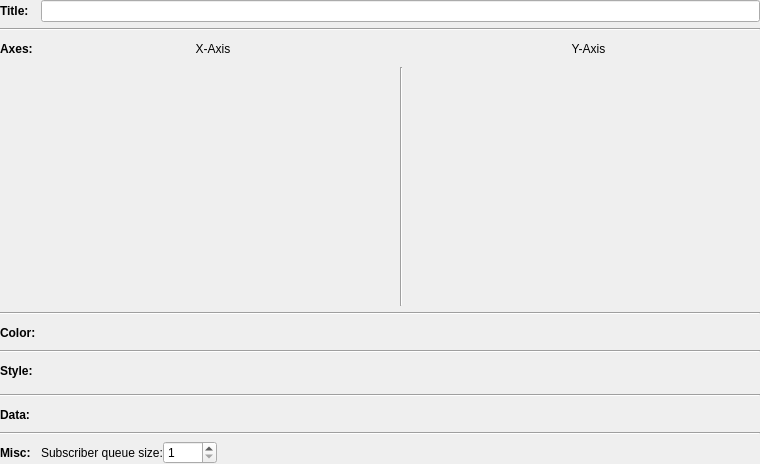
<?xml version="1.0" encoding="UTF-8"?>
<ui version="4.0">
 <class>CurveConfigWidget</class>
 <widget class="QWidget" name="CurveConfigWidget">
  <property name="geometry">
   <rect>
    <x>0</x>
    <y>0</y>
    <width>760</width>
    <height>464</height>
   </rect>
  </property>
  <property name="windowTitle">
   <string>Form</string>
  </property>
  <layout class="QGridLayout" name="gridLayout">
   <property name="horizontalSpacing">
    <number>5</number>
   </property>
   <property name="margin">
    <number>0</number>
   </property>
   <item row="10" column="0" colspan="4">
    <widget class="Line" name="line_5">
     <property name="orientation">
      <enum>Qt::Horizontal</enum>
     </property>
    </widget>
   </item>
   <item row="17" column="0">
    <widget class="QLabel" name="label_5">
     <property name="minimumSize">
      <size>
       <width>0</width>
       <height>23</height>
      </size>
     </property>
     <property name="font">
      <font>
       <weight>75</weight>
       <bold>true</bold>
      </font>
     </property>
     <property name="text">
      <string>Misc:</string>
     </property>
    </widget>
   </item>
   <item row="0" column="1" colspan="3">
    <widget class="QLineEdit" name="lineEditTitle"/>
   </item>
   <item row="14" column="1" colspan="3">
    <widget class="rqt_multiplot::CurveDataConfigWidget" name="curveDataConfigWidget" native="true">
     <property name="minimumSize">
      <size>
       <width>0</width>
       <height>0</height>
      </size>
     </property>
    </widget>
   </item>
   <item row="0" column="0">
    <widget class="QLabel" name="label">
     <property name="font">
      <font>
       <weight>75</weight>
       <bold>true</bold>
      </font>
     </property>
     <property name="text">
      <string>Title:</string>
     </property>
    </widget>
   </item>
   <item row="7" column="1" colspan="3">
    <widget class="rqt_multiplot::CurveColorConfigWidget" name="curveColorConfigWidget" native="true"/>
   </item>
   <item row="2" column="0">
    <widget class="QLabel" name="label_2">
     <property name="minimumSize">
      <size>
       <width>0</width>
       <height>24</height>
      </size>
     </property>
     <property name="font">
      <font>
       <weight>75</weight>
       <bold>true</bold>
      </font>
     </property>
     <property name="text">
      <string>Axes:</string>
     </property>
    </widget>
   </item>
   <item row="14" column="0">
    <widget class="QLabel" name="label_9">
     <property name="minimumSize">
      <size>
       <width>0</width>
       <height>23</height>
      </size>
     </property>
     <property name="font">
      <font>
       <weight>75</weight>
       <bold>true</bold>
      </font>
     </property>
     <property name="text">
      <string>Data:</string>
     </property>
    </widget>
   </item>
   <item row="1" column="0" colspan="4">
    <widget class="Line" name="line">
     <property name="orientation">
      <enum>Qt::Horizontal</enum>
     </property>
    </widget>
   </item>
   <item row="11" column="1" rowspan="2" colspan="3">
    <widget class="rqt_multiplot::CurveStyleConfigWidget" name="curveStyleConfigWidget" native="true">
     <property name="minimumSize">
      <size>
       <width>0</width>
       <height>0</height>
      </size>
     </property>
    </widget>
   </item>
   <item row="3" column="3">
    <widget class="rqt_multiplot::CurveAxisConfigWidget" name="curveAxisConfigWidgetY" native="true">
     <property name="sizePolicy">
      <sizepolicy hsizetype="MinimumExpanding" vsizetype="MinimumExpanding">
       <horstretch>0</horstretch>
       <verstretch>0</verstretch>
      </sizepolicy>
     </property>
    </widget>
   </item>
   <item row="3" column="1">
    <widget class="rqt_multiplot::CurveAxisConfigWidget" name="curveAxisConfigWidgetX" native="true">
     <property name="sizePolicy">
      <sizepolicy hsizetype="MinimumExpanding" vsizetype="MinimumExpanding">
       <horstretch>0</horstretch>
       <verstretch>0</verstretch>
      </sizepolicy>
     </property>
    </widget>
   </item>
   <item row="4" column="0" colspan="4">
    <widget class="Line" name="line_3">
     <property name="orientation">
      <enum>Qt::Horizontal</enum>
     </property>
    </widget>
   </item>
   <item row="17" column="1" colspan="3">
    <layout class="QHBoxLayout" name="horizontalLayout">
     <item>
      <widget class="QLabel" name="label_7">
       <property name="text">
        <string>Subscriber queue size:</string>
       </property>
      </widget>
     </item>
     <item>
      <widget class="QSpinBox" name="spinBoxSubscriberQueueSize">
       <property name="minimum">
        <number>1</number>
       </property>
       <property name="maximum">
        <number>9999</number>
       </property>
      </widget>
     </item>
     <item>
      <spacer name="horizontalSpacer">
       <property name="orientation">
        <enum>Qt::Horizontal</enum>
       </property>
       <property name="sizeHint" stdset="0">
        <size>
         <width>40</width>
         <height>20</height>
        </size>
       </property>
      </spacer>
     </item>
    </layout>
   </item>
   <item row="11" column="0">
    <widget class="QLabel" name="label_8">
     <property name="sizePolicy">
      <sizepolicy hsizetype="Preferred" vsizetype="Fixed">
       <horstretch>0</horstretch>
       <verstretch>0</verstretch>
      </sizepolicy>
     </property>
     <property name="minimumSize">
      <size>
       <width>0</width>
       <height>23</height>
      </size>
     </property>
     <property name="font">
      <font>
       <weight>75</weight>
       <bold>true</bold>
      </font>
     </property>
     <property name="text">
      <string>Style:</string>
     </property>
    </widget>
   </item>
   <item row="7" column="0">
    <widget class="QLabel" name="label_6">
     <property name="minimumSize">
      <size>
       <width>0</width>
       <height>23</height>
      </size>
     </property>
     <property name="font">
      <font>
       <weight>75</weight>
       <bold>true</bold>
      </font>
     </property>
     <property name="text">
      <string>Color:</string>
     </property>
    </widget>
   </item>
   <item row="13" column="0" colspan="4">
    <widget class="Line" name="line_4">
     <property name="orientation">
      <enum>Qt::Horizontal</enum>
     </property>
    </widget>
   </item>
   <item row="16" column="0" colspan="4">
    <widget class="Line" name="line_6">
     <property name="orientation">
      <enum>Qt::Horizontal</enum>
     </property>
    </widget>
   </item>
   <item row="3" column="2">
    <widget class="Line" name="line_2">
     <property name="sizePolicy">
      <sizepolicy hsizetype="Preferred" vsizetype="Minimum">
       <horstretch>0</horstretch>
       <verstretch>0</verstretch>
      </sizepolicy>
     </property>
     <property name="minimumSize">
      <size>
       <width>0</width>
       <height>0</height>
      </size>
     </property>
     <property name="orientation">
      <enum>Qt::Vertical</enum>
     </property>
    </widget>
   </item>
   <item row="2" column="2">
    <widget class="QPushButton" name="pushButtonSwap">
     <property name="minimumSize">
      <size>
       <width>22</width>
       <height>22</height>
      </size>
     </property>
     <property name="maximumSize">
      <size>
       <width>22</width>
       <height>22</height>
      </size>
     </property>
     <property name="cursor">
      <cursorShape>PointingHandCursor</cursorShape>
     </property>
     <property name="toolTip">
      <string>Swap axis configurations</string>
     </property>
     <property name="text">
      <string/>
     </property>
     <property name="icon">
      <iconset>
       <normaloff>../resource/22x22/arrows_right_left.png</normaloff>../resource/22x22/arrows_right_left.png</iconset>
     </property>
     <property name="iconSize">
      <size>
       <width>22</width>
       <height>22</height>
      </size>
     </property>
     <property name="flat">
      <bool>true</bool>
     </property>
    </widget>
   </item>
   <item row="2" column="1">
    <layout class="QHBoxLayout" name="horizontalLayout_2">
     <item>
      <spacer name="horizontalSpacer_3">
       <property name="orientation">
        <enum>Qt::Horizontal</enum>
       </property>
       <property name="sizeType">
        <enum>QSizePolicy::Fixed</enum>
       </property>
       <property name="sizeHint" stdset="0">
        <size>
         <width>22</width>
         <height>19</height>
        </size>
       </property>
      </spacer>
     </item>
     <item>
      <widget class="QLabel" name="label_3">
       <property name="sizePolicy">
        <sizepolicy hsizetype="MinimumExpanding" vsizetype="Preferred">
         <horstretch>0</horstretch>
         <verstretch>0</verstretch>
        </sizepolicy>
       </property>
       <property name="font">
        <font>
         <weight>50</weight>
         <bold>false</bold>
        </font>
       </property>
       <property name="text">
        <string>X-Axis</string>
       </property>
       <property name="alignment">
        <set>Qt::AlignCenter</set>
       </property>
      </widget>
     </item>
     <item>
      <widget class="QPushButton" name="pushButtonCopyRight">
       <property name="minimumSize">
        <size>
         <width>22</width>
         <height>22</height>
        </size>
       </property>
       <property name="maximumSize">
        <size>
         <width>22</width>
         <height>22</height>
        </size>
       </property>
       <property name="cursor">
        <cursorShape>PointingHandCursor</cursorShape>
       </property>
       <property name="toolTip">
        <string>Copy to y-axis configuration</string>
       </property>
       <property name="text">
        <string/>
       </property>
       <property name="icon">
        <iconset>
         <normaloff>../resource/22x22/arrow_right.png</normaloff>../resource/22x22/arrow_right.png</iconset>
       </property>
       <property name="iconSize">
        <size>
         <width>22</width>
         <height>22</height>
        </size>
       </property>
       <property name="flat">
        <bool>true</bool>
       </property>
      </widget>
     </item>
    </layout>
   </item>
   <item row="2" column="3">
    <layout class="QHBoxLayout" name="horizontalLayout_3">
     <item>
      <widget class="QPushButton" name="pushButtonCopyLeft">
       <property name="minimumSize">
        <size>
         <width>22</width>
         <height>22</height>
        </size>
       </property>
       <property name="maximumSize">
        <size>
         <width>22</width>
         <height>22</height>
        </size>
       </property>
       <property name="cursor">
        <cursorShape>PointingHandCursor</cursorShape>
       </property>
       <property name="toolTip">
        <string>Copy to x-axis configuration</string>
       </property>
       <property name="text">
        <string/>
       </property>
       <property name="icon">
        <iconset>
         <normaloff>../resource/22x22/arrow_left.png</normaloff>../resource/22x22/arrow_left.png</iconset>
       </property>
       <property name="iconSize">
        <size>
         <width>22</width>
         <height>22</height>
        </size>
       </property>
       <property name="flat">
        <bool>true</bool>
       </property>
      </widget>
     </item>
     <item>
      <widget class="QLabel" name="label_4">
       <property name="sizePolicy">
        <sizepolicy hsizetype="MinimumExpanding" vsizetype="Preferred">
         <horstretch>0</horstretch>
         <verstretch>0</verstretch>
        </sizepolicy>
       </property>
       <property name="font">
        <font>
         <weight>50</weight>
         <bold>false</bold>
        </font>
       </property>
       <property name="text">
        <string>Y-Axis</string>
       </property>
       <property name="alignment">
        <set>Qt::AlignCenter</set>
       </property>
      </widget>
     </item>
     <item>
      <spacer name="horizontalSpacer_2">
       <property name="orientation">
        <enum>Qt::Horizontal</enum>
       </property>
       <property name="sizeType">
        <enum>QSizePolicy::Fixed</enum>
       </property>
       <property name="sizeHint" stdset="0">
        <size>
         <width>22</width>
         <height>19</height>
        </size>
       </property>
      </spacer>
     </item>
    </layout>
   </item>
  </layout>
 </widget>
 <customwidgets>
  <customwidget>
   <class>rqt_multiplot::CurveAxisConfigWidget</class>
   <extends>QWidget</extends>
   <header location="global">rqt_multiplot/CurveAxisConfigWidget.h</header>
   <container>1</container>
  </customwidget>
  <customwidget>
   <class>rqt_multiplot::CurveColorConfigWidget</class>
   <extends>QWidget</extends>
   <header location="global">rqt_multiplot/CurveColorConfigWidget.h</header>
   <container>1</container>
  </customwidget>
  <customwidget>
   <class>rqt_multiplot::CurveStyleConfigWidget</class>
   <extends>QWidget</extends>
   <header>rqt_multiplot/CurveStyleConfigWidget.h</header>
   <container>1</container>
  </customwidget>
  <customwidget>
   <class>rqt_multiplot::CurveDataConfigWidget</class>
   <extends>QWidget</extends>
   <header location="global">rqt_multiplot/CurveDataConfigWidget.h</header>
   <container>1</container>
  </customwidget>
 </customwidgets>
 <resources/>
 <connections/>
</ui>
